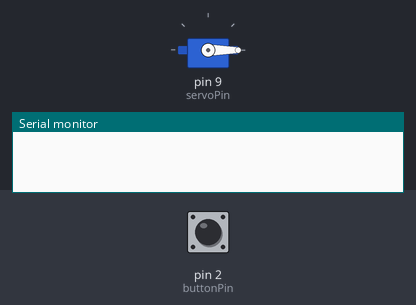
Bench run of a sketch on a simulated Arduino Uno, built with avr-gcc and run on an emulated ATmega328P. Shown: servo, the last lines printed to the serial monitor. Inputs (shaded band) come from the test bench; at power-on: pin 2 (buttonPin) LOW.

Above: at 1.2 s.
1.3 s: pin 2 (buttonPin) pulled HIGH for 0.15 s
At 1.9 s:
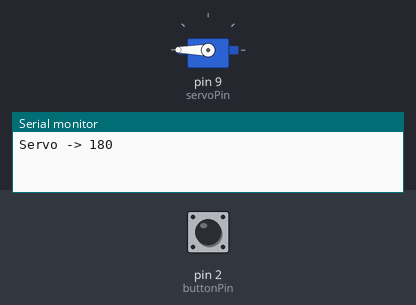
Timing chart, 0 to 4.3 s (numbered marks = the images above; inputs shaded):
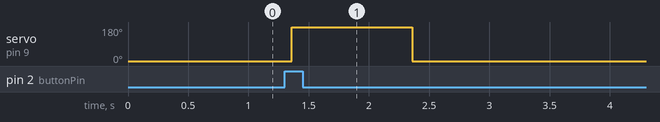

Measured:
- after the input at 1.3 s, servo on pin 9 (servoPin): 0° → 180° after 0.06 s, → 0° 1.0 s later

The sketch:

TP14_ButtonServo_SG90.ino
```cpp
#include <Servo.h>

const int servoPin = 9;
const int buttonPin = 2;

Servo MyServo;

// Button debounce
bool lastReading = LOW;
bool buttonState = LOW;

unsigned long lastDebounceTime = 0;
const unsigned long debounceDelay = 60;

// Servo control
bool servoMoving = false;

unsigned long servoStartTime = 0;
const unsigned long servoWait = 1000;

void setup() {
  Serial.begin(9600);

  // Aucun rappel interne : le montage doit maintenir un niveau stable au repos.
  pinMode(buttonPin, INPUT);

  MyServo.attach(servoPin);
  MyServo.write(0);
}

void loop() {
  unsigned long currentTime = millis();

  // 1. Read button
  bool reading = digitalRead(buttonPin);

  // 2. Detect button changes
  if (reading != lastReading) {
    lastDebounceTime = currentTime;
  }

  // 3. Wait for stable button signal
  if (currentTime - lastDebounceTime >= debounceDelay) {

    if (reading != buttonState) {
      buttonState = reading;

      // 4. New button press
      if (buttonState == HIGH && !servoMoving) {
        MyServo.write(180);

        servoStartTime = currentTime;
        servoMoving = true;

        Serial.println("Servo -> 180");
      }
    }
  }

  lastReading = reading;

  // 5. Return servo after 1 second
  // Le retour est temporisé sans bloquer la lecture du bouton.
  if (servoMoving && currentTime - servoStartTime >= servoWait) {

    MyServo.write(0);
    servoMoving = false;

    Serial.println("Servo -> 0");
  }
}
```
